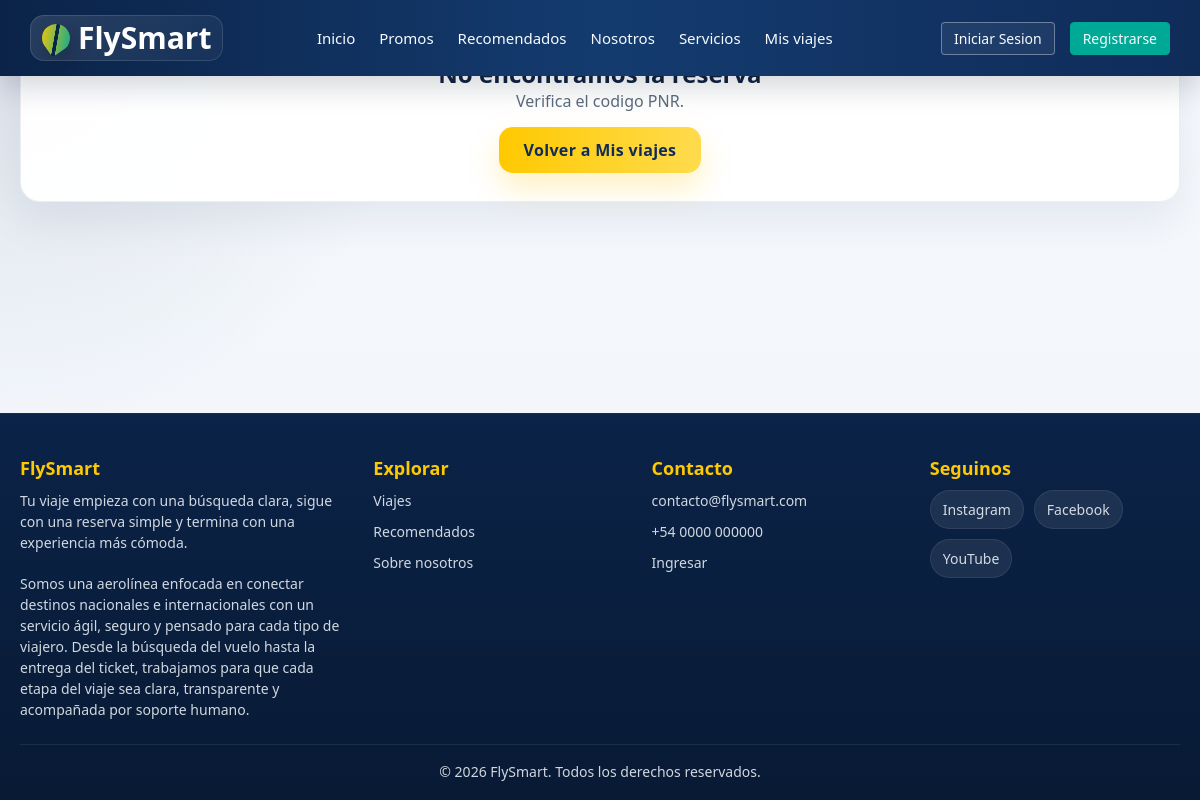
/consultas/reservas/checkin.php?pnr=89CQIA, run on an earlier commit of the app's database.
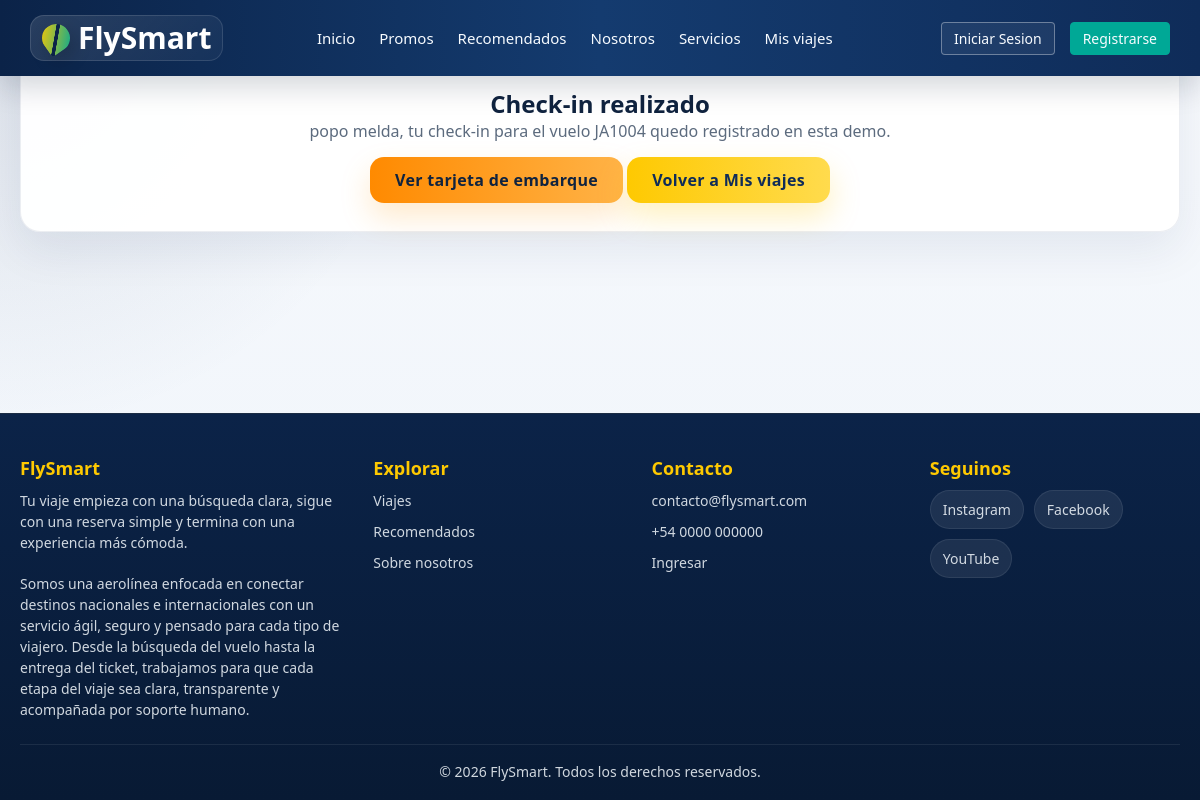
And on a later commit of the database.
### tables this page shows
CREATE TABLE IF NOT EXISTS `tickets_detalle` (
  `id_ticket` int(11) NOT NULL AUTO_INCREMENT,
  `id_orden` int(11) NOT NULL,
  `id_vuelo` int(11) NOT NULL,
  `id_pasajero` int(11) NOT NULL,
  `numero_asiento` varchar(10) DEFAULT NULL,
  `id_plan` int(11) NOT NULL,
  `codigo_reserva_pnr` varchar(6) NOT NULL,
  `precio_tramo_pagado` decimal(10,2) NOT NULL,
  PRIMARY KEY (`id_ticket`),
  KEY `id_orden` (`id_orden`),
  KEY `id_vuelo` (`id_vuelo`),
  KEY `id_pasajero` (`id_pasajero`),
  KEY `id_plan` (`id_plan`),
  CONSTRAINT `fk_tickets_orden` FOREIGN KEY (`id_orden`) REFERENCES `compras_ordenes` (`id_orden`) ON DELETE CASCADE,
  CONSTRAINT `fk_tickets_pasajero` FOREIGN KEY (`id_pasajero`) REFERENCES `pasajeros` (`id_pasajero`),
  CONSTRAINT `fk_tickets_plan` FOREIGN KEY (`id_plan`) REFERENCES `planes_tarifas` (`id_plan`),
  CONSTRAINT `fk_tickets_vuelo` FOREIGN KEY (`id_vuelo`) REFERENCES `vuelos` (`id_vuelo`)
);

CREATE TABLE IF NOT EXISTS `pasajeros` (
  `id_pasajero` int(11) NOT NULL AUTO_INCREMENT,
  `tipo_documento` varchar(20) NOT NULL,
  `numero_documento` varchar(50) NOT NULL,
  `nombre` varchar(100) NOT NULL,
  `apellido` varchar(100) NOT NULL,
  `fecha_nacimiento` date NOT NULL,
  `asistencia_especial` tinyint(1) DEFAULT 0,
  `detalles_medicos` text DEFAULT NULL,
  PRIMARY KEY (`id_pasajero`),
  UNIQUE KEY `numero_documento` (`numero_documento`)
);

CREATE TABLE IF NOT EXISTS `vuelos` (
  `id_vuelo` int(11) NOT NULL AUTO_INCREMENT,
  `numero_vuelo` varchar(20) NOT NULL,
  `id_avion` int(11) NOT NULL,
  `origen_iata` varchar(3) NOT NULL,
  `destino_iata` varchar(3) NOT NULL,
  `fecha_salida` datetime NOT NULL,
  `fecha_llegada` datetime NOT NULL,
  `precio_base_vuelo` decimal(10,2) NOT NULL,
  `estado_vuelo` varchar(20) NOT NULL,
  PRIMARY KEY (`id_vuelo`),
  KEY `id_avion` (`id_avion`),
  KEY `origen_iata` (`origen_iata`),
  KEY `destino_iata` (`destino_iata`),
  CONSTRAINT `fk_vuelos_avion` FOREIGN KEY (`id_avion`) REFERENCES `aviones` (`id_avion`),
  CONSTRAINT `fk_vuelos_destino` FOREIGN KEY (`destino_iata`) REFERENCES `aeropuertos` (`codigo_iata`),
  CONSTRAINT `fk_vuelos_origen` FOREIGN KEY (`origen_iata`) REFERENCES `aeropuertos` (`codigo_iata`)
);

### consultas/reservas/checkin.php (the view, shortened to what this page needs)
<?php
require_once '../../config/conexion.php';
$pnr = strtoupper(trim($_GET['pnr'] ?? ''));
include_once '../../includes/header.php';
$stmt = $pdo->prepare("SELECT td.codigo_reserva_pnr, v.numero_vuelo, v.fecha_salida, v.estado_vuelo, p.nombre, p.apellido FROM tickets_detalle td INNER JOIN vuelos v ON v.id_vuelo = td.id_vuelo INNER JOIN pasajeros p ON p.id_pasajero = td.id_pasajero WHERE td.codigo_reserva_pnr = :pnr LIMIT 1");
$stmt->execute(['pnr' => $pnr]);
$ticket = $stmt->fetch(PDO::FETCH_ASSOC);
?>
<main class="reservation-page">
    <section class="reservation-card reservation-empty">
        <?php if (!$ticket): ?>
            <h1>No encontramos la reserva</h1>
            <p>Verifica el codigo PNR.</p>
        <?php elseif (strtotime($ticket['fecha_salida']) < time()): ?>
            <h1>Check-in no disponible</h1>
            <p>El vuelo ya figura como pasado.</p>
        <?php else: ?>
            <p class="eyebrow">Check-in</p>
            <h1>Check-in realizado</h1>
            <p><?= htmlspecialchars($ticket['nombre'] . ' ' . $ticket['apellido'], ENT_QUOTES, 'UTF-8') ?>, tu check-in para el vuelo <?= htmlspecialchars($ticket['numero_vuelo'], ENT_QUOTES, 'UTF-8') ?> quedo registrado en esta demo.</p>
            <a href="pasaje.php?pnr=<?= urlencode($ticket['codigo_reserva_pnr']) ?>" class="btn-next btn-orange">Ver tarjeta de embarque</a>
        <?php endif; ?>
        <a href="mis_viajes.php" class="btn-next">Volver a Mis viajes</a>
    </section>
</main>
<?php include_once '../../includes/footer.php'; ?>
</body>
</html>

What changed in the data, as far as the page shows it:
added tickets_detalle: id_pasajero.apellido "popo melda", id_vuelo.numero_vuelo "JA1004"
Also different on the page:
text no longer shown: "No encontramos la reserva Verifica el codigo PNR."
text now shown: "Check-in realizado , tu check-in para el vuelo quedo registrado en esta demo. Ver tarjeta de embarque"
